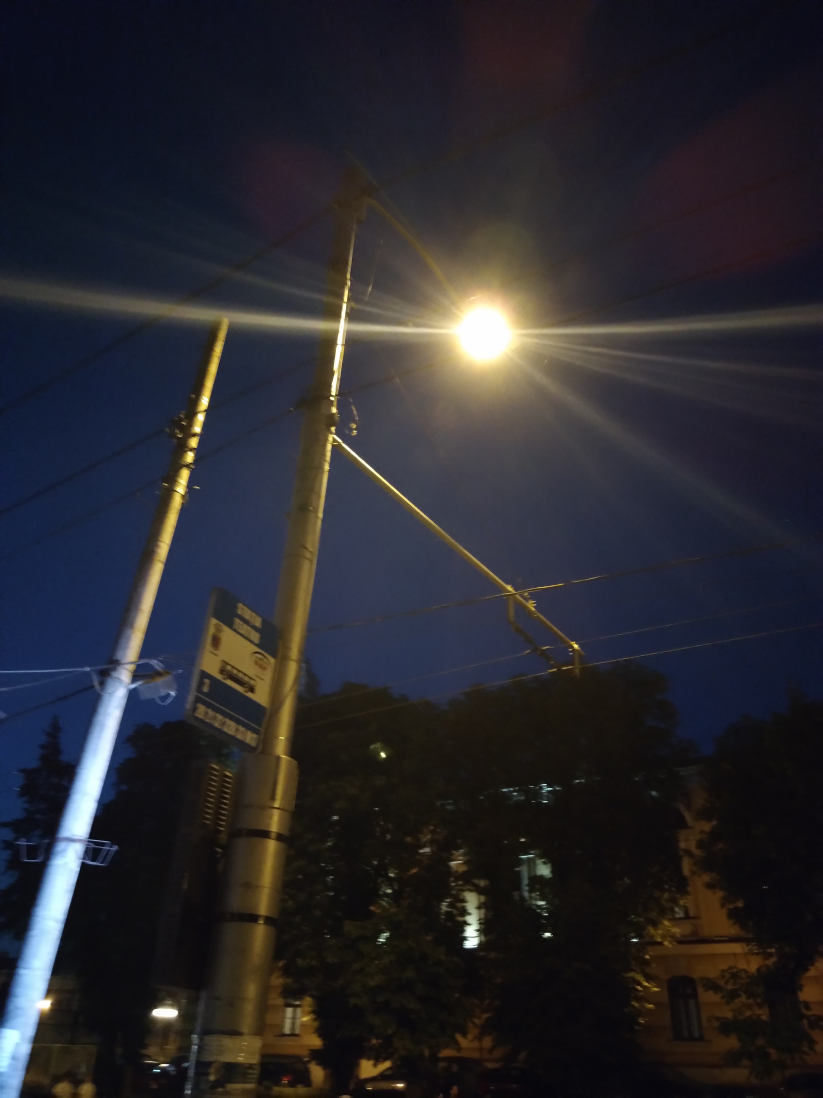
#> input picture images/c1.jpg, 4112 x 5488 px (shown at 1/5 size)
$ python -i panorama.py   (imports and definitions only)
#> lines starting #> are read from the running program, lines starting #| are printed output that depends on the picture
# import the necessary packages

import cv2
import numpy as np


# [41 lines left out: function testHomography, not called in this run]


class Stitcher:
    # def __init__(self):
    # # determine if we are using OpenCV v3.X
    # self.isv3 = imutils.is_cv3()

    def getHomography(self, images, ratio=0.75, reprojThresh=4.0,  # todo what are these
                      showMatches=True):
        # unpack the images, then detect keypoints and extract
        # local invariant descriptors from them
        (imageA, imageB) = images
        (kpsB, featuresB) = self.detectAndDescribe(imageB)
        (kpsA, featuresA) = self.detectAndDescribe(imageA)

        # match features between the two images
        M = self.matchKeypoints(kpsB, kpsA,
                                featuresB, featuresA, ratio, reprojThresh)

        # if the match is None, then there aren't enough matched
        # keypoints to create a panorama
        if M is None:
            return None

        # otherwise, apply a perspective warp to stitch the images
        # together
        (matches, H, status) = M
        # testHomography(H, imageA, imageB)

        return H

        result = cv2.warpPerspective(imageB, H,
                                     (imageB.shape[1] + imageA.shape[1], imageB.shape[0] + 100))
        cv2.imshow("b", result)

        result[0:imageA.shape[0], 0:imageA.shape[1]] = imageA

        return H

        # check to see if the keypoint matches should be visualized
        if showMatches:
            vis = self.drawMatches(imageA, imageB, kpsA, kpsB, matches,
                                   status)

            # return a tuple of the stitched image and the
            # visualization
            return (result, vis)

        # return the stitched image
        return result

    # [79 lines left out: functions detectAndDescribe, matchKeypoints, drawMatches, not called in this run]

>>> import cv2
>>> picture = cv2.imread('../images/c1.jpg', cv2.IMREAD_GRAYSCALE)
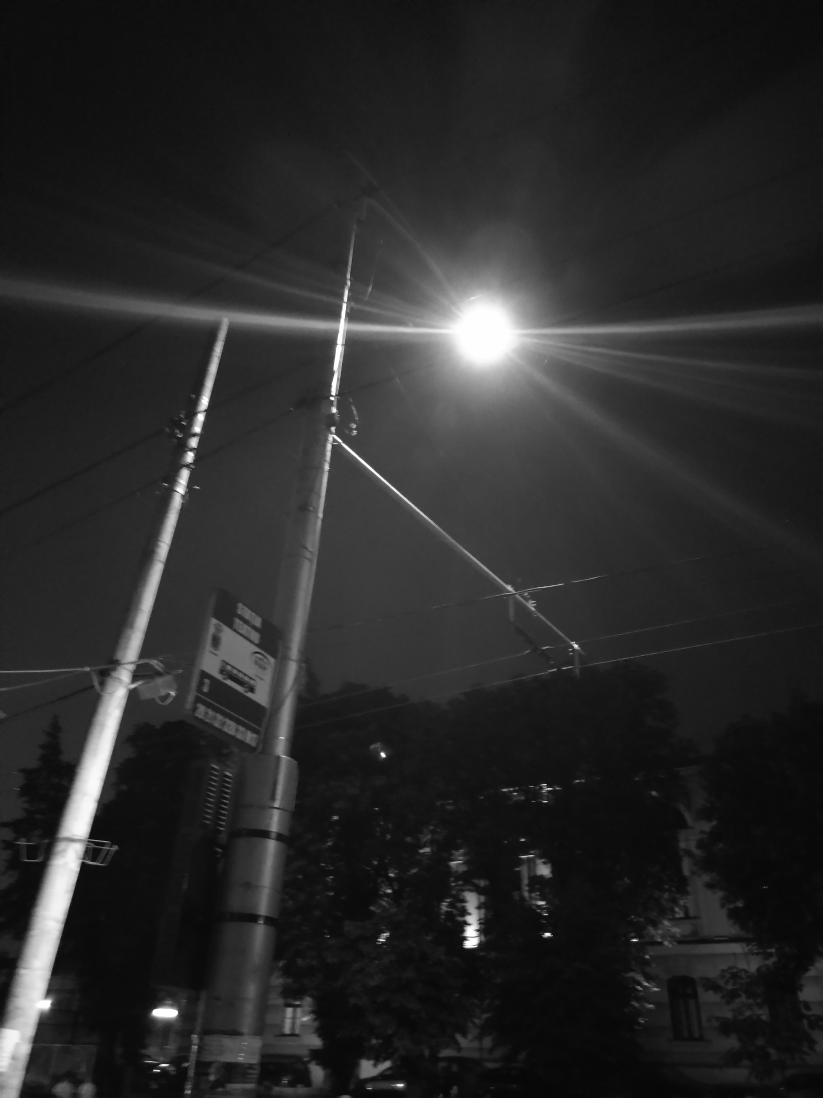
#> picture: shape (5488, 4112) (shown at 1/5 size); min 0, max 255, mean 40.9
>>> result = Stitcher().getHomography(picture)
#> (the run stopped early here; a loop or call above may not have finished)

$ run again, on images/c2.jpg
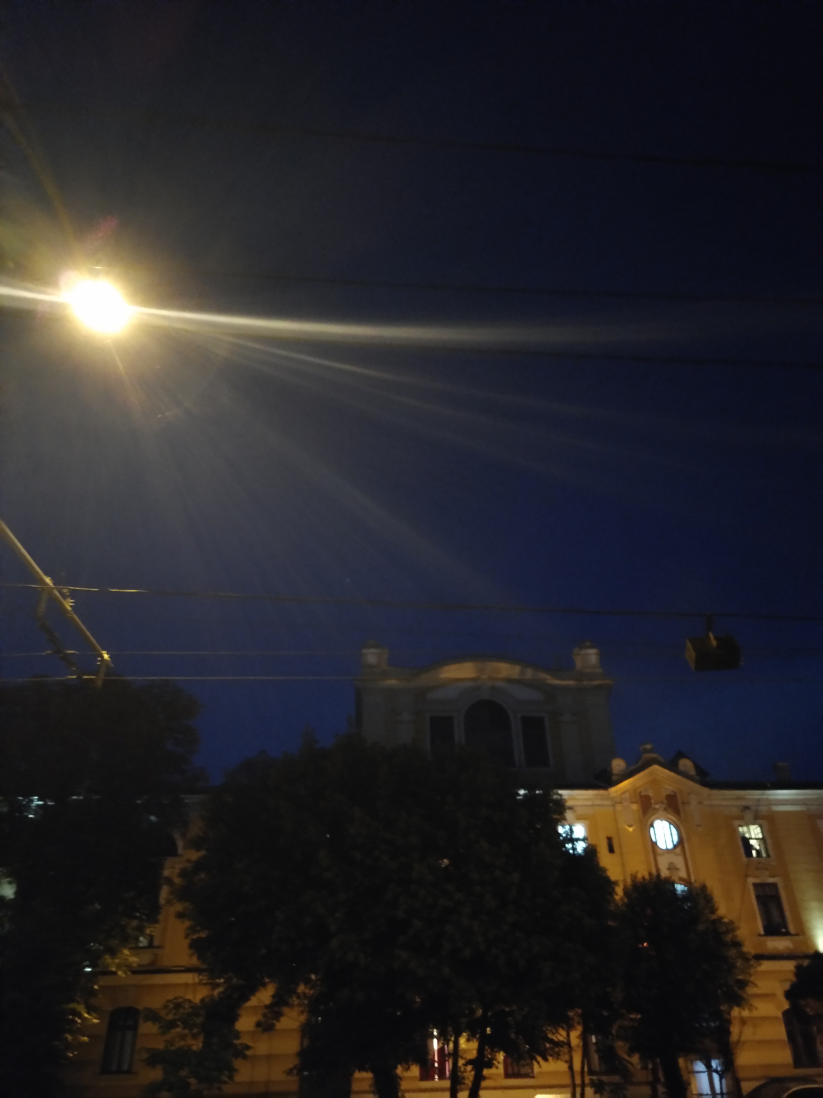
#> input picture images/c2.jpg, 4112 x 5488 px (shown at 1/5 size)
#> `picture = cv2.imread('../images/c1.jpg', cv2.IMREAD_GRAYSCALE)`:
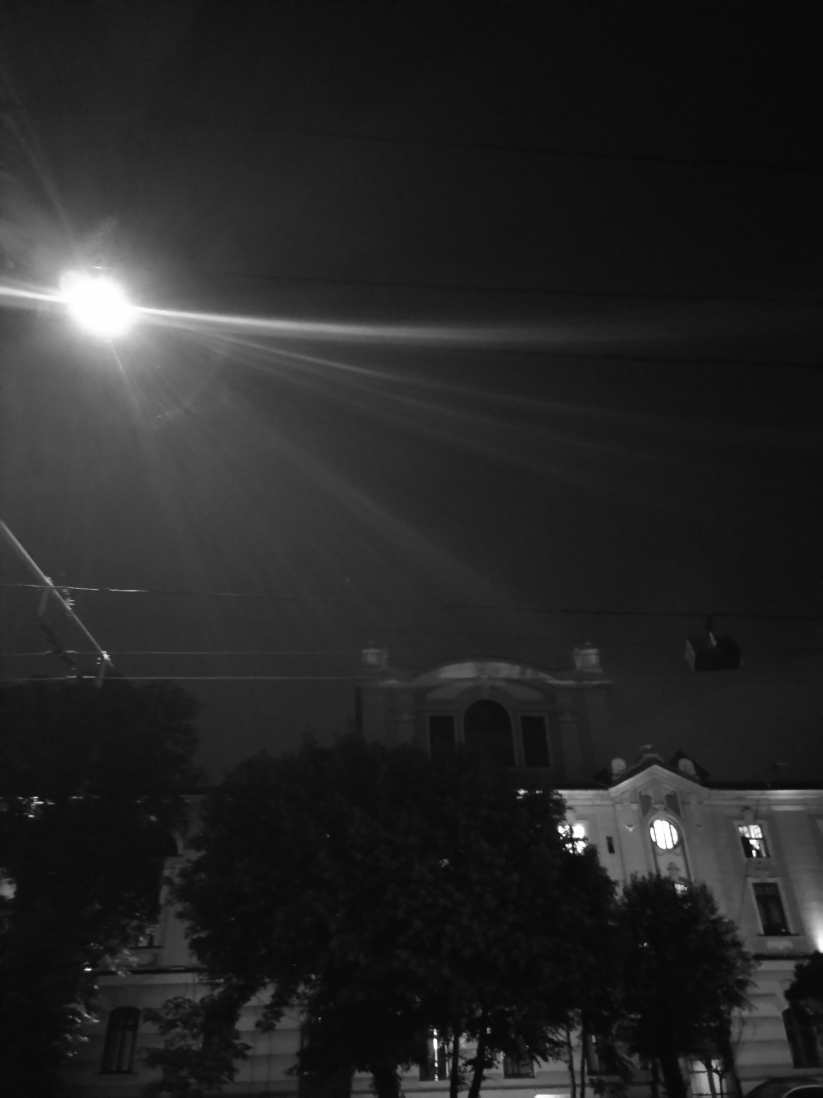
#> picture: shape (5488, 4112) (shown at 1/5 size); min 0, max 255, mean 37.4
